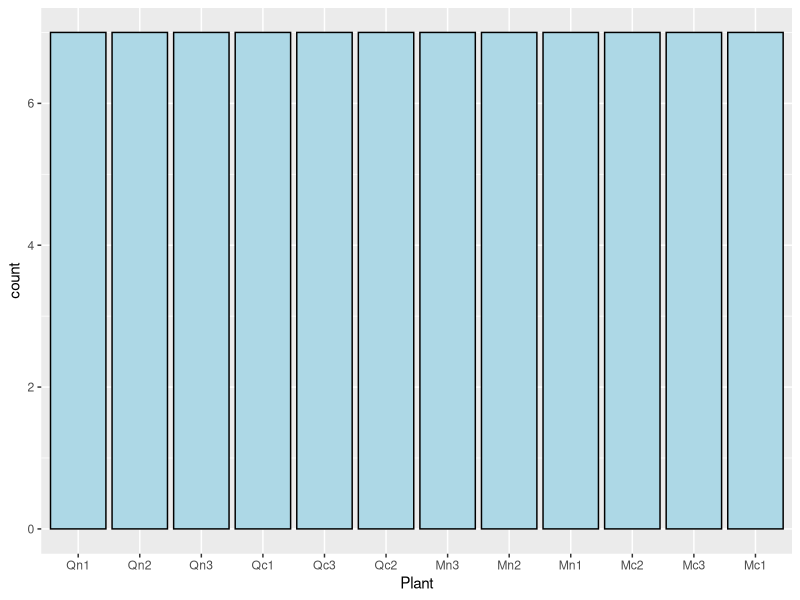
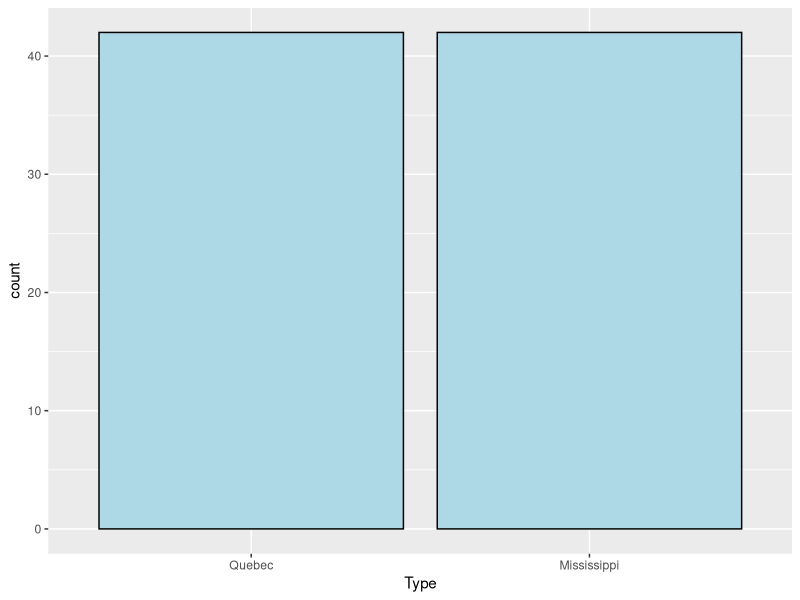
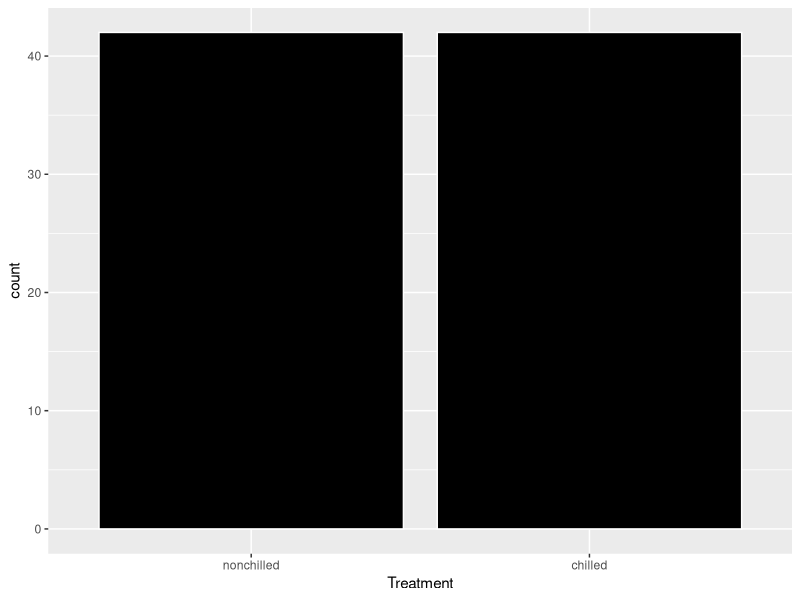
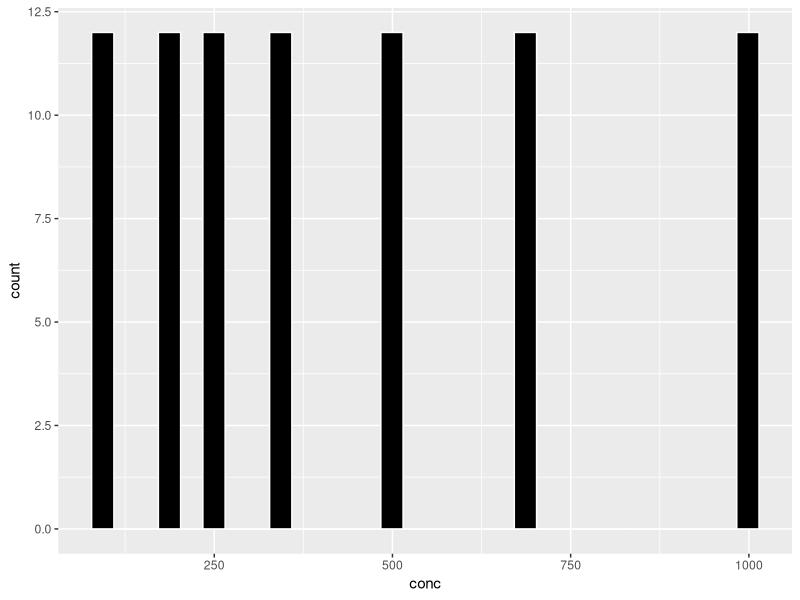
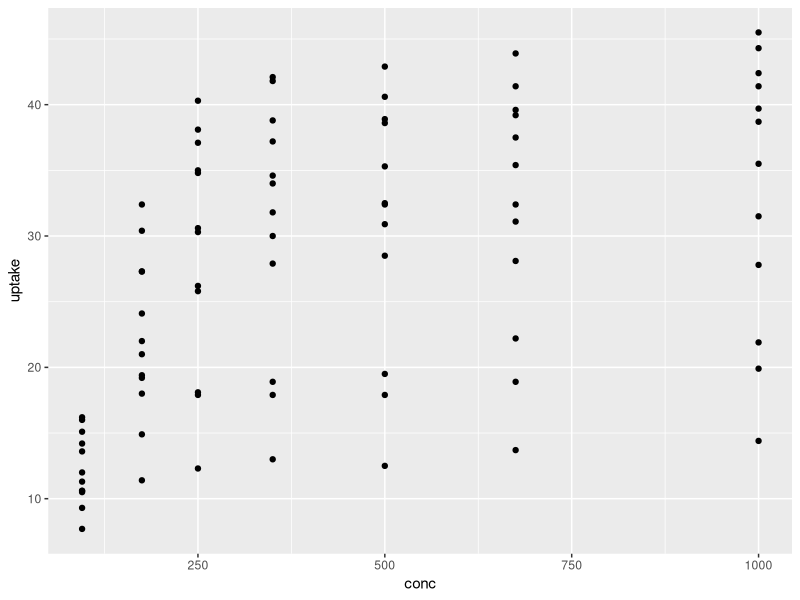
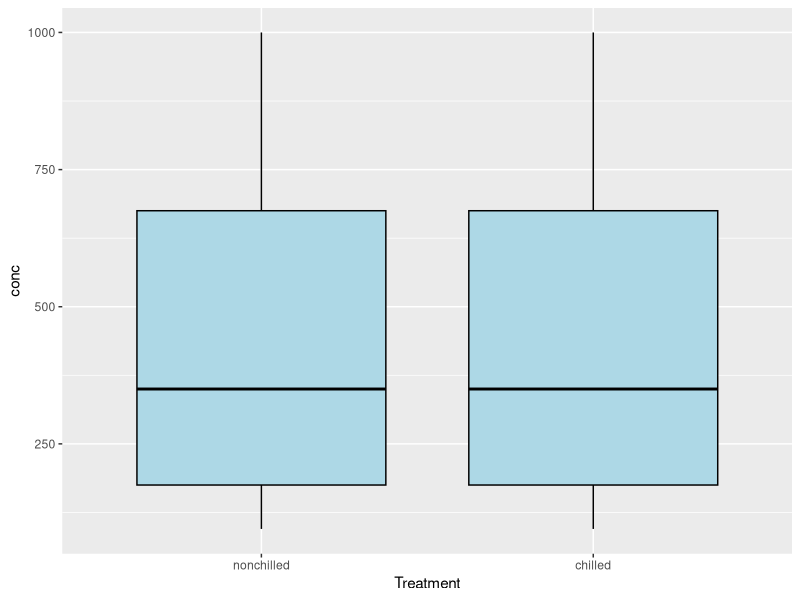
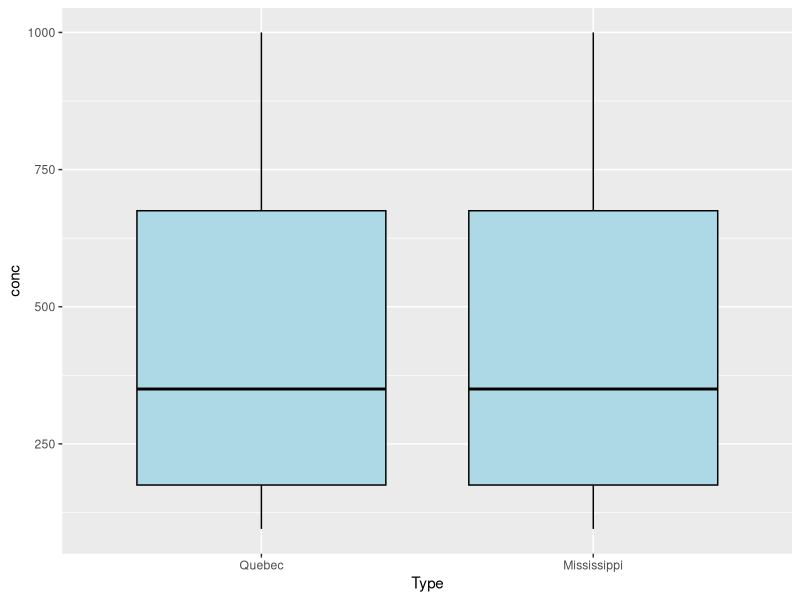
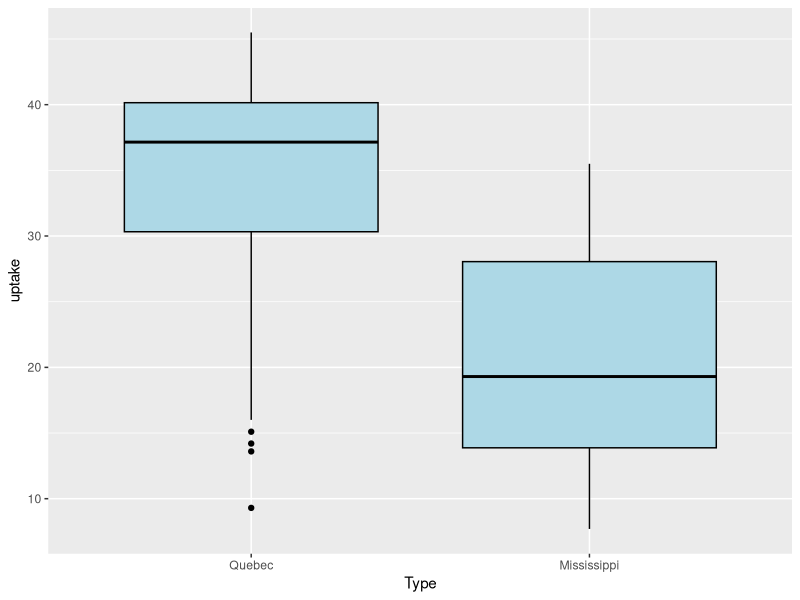

These charts were generated, in order, by the following R code:
## ---- chunk 1
library(ggplot2)
CO2
names(CO2)
# 單變數:類別型
ggplot(data = CO2, aes(x = Plant)) + geom_bar(fill = "lightblue", colour = "black")
ggplot(data = CO2, aes(x = Type)) + geom_bar(fill = "lightblue", colour = "black")
ggplot(data = CO2, aes(x = Treatment)) + geom_bar(fill = "black", colour = "white")
# 單變數: 連續型
ggplot(data = CO2, aes(x = conc)) +  geom_histogram(fill = "black", colour = "white")
# 雙變數:連續vs連續
ggplot(data = CO2, aes(x = conc, y = uptake)) + geom_point(fill = "lightblue", colour = "black")
# 雙變數: 離散vs 連續
ggplot(data = CO2, aes(x = Treatment, y = conc)) + geom_boxplot(fill = "lightblue", colour ="black")
ggplot(data = CO2, aes(x = Type,  y = conc)) + geom_boxplot(fill = "lightblue", colour ="black")
ggplot(data = CO2, aes(x = Type,  y =uptake)) + geom_boxplot(fill =
                                                               "lightblue", colour ="black")
ggplot(data = CO2, aes(x = Plant,  y = conc)) + geom_boxplot(fill = "lightblue", colour ="black")
